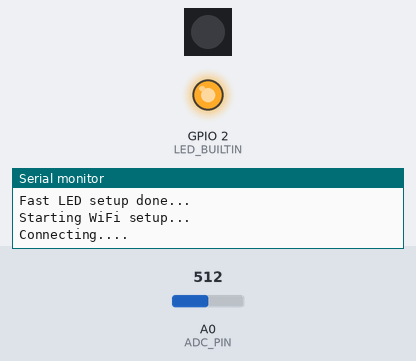
Simulated run of this program. Board: ESP8266 (NodeMCU). Shown: 1 RGB LEDs in strip order, left to right, output pins drawn as LEDs (lit = HIGH, except the on-board LED, lit = LOW), the last lines printed to the serial monitor. Inputs (shaded band) come from the test bench; at power-on: A0 (ADC_PIN) = 512. Dim RGB values are drawn brighter than linear; WiFi joins after 1.5 s; servers stay silent unless stated.

Above: at 0.1 s.
At 1.1 s:
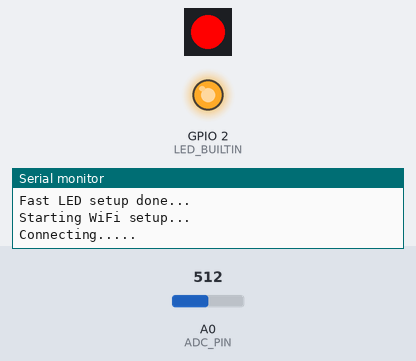
At 4.1 s:
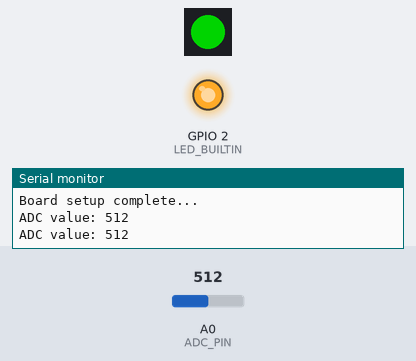
Timing chart, 0 to 5.6 s (numbered marks = the images above):
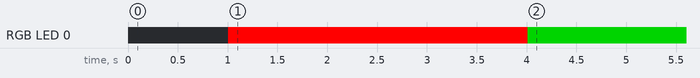

The program:

main.cpp
```cpp
#include <Arduino.h>
#include <FastLED.h>
#include <ESP8266WiFi.h>
#include <PubSubClient.h>

// -----Pin Assignments-----
#define ADC_PIN A0 // Pin A0 of the Wemos D1 Mini will be used as an ADC.
#define LED_PIN 4  // Pin D4 will be used to control a single NEO-Pixel LED.

// -----Global variables-----
const bool SHOULD_PRINT_DEBUG = true; // If true, debug values can be printed to the console via the serial interface.
#define NUM_LEDS 1                    // Number of Neo-pixel LEDs to use
CRGB leds[NUM_LEDS];                  // Define LED array that will be used to control an indicator LED.

// -----Network setup-----
WiFiClient espClient;
const char *ssid = "ssid here";
const char *password = "password here";
const char *mqtt_server = "ip address here";
const String hostName = "unique hostname here";

// -----MQTT setup-----
PubSubClient client(espClient);
unsigned long lastMsg = 0;
#define MSG_BUFFER_SIZE (50)
char msg[MSG_BUFFER_SIZE];
int value = 0;

// -----Declerations-----
void Callback(char *topic, byte *payload, unsigned int length);
void SerialSetup(int baudRate);
void SerialPrintDebug(String s);
void SerialPrintLineDebug(String s);
void TestAdc(int sleepTime, uint8_t adcReadPin);
void SetupIndicatorLed();
void SetIndicatorLedColour(CRGB colour);
void SetupWiFi();
void Reconnect();
void GetWifiHeartbeat();
String IpAddressToString(const IPAddress &ipAddress);

/**
 * The Wemos D1 mini is setup using this code block
 *
 * @return void
 */
void setup()
{
  // Setup serial communication
  SerialSetup(115200);

  // Setup LED indicator
  SetupIndicatorLed();

  // Setup Networking
  pinMode(LED_BUILTIN, OUTPUT);
  SetupWiFi();

  SerialPrintLineDebug("Board setup complete...");
}

/**
 * Main loop
 *
 * @return void
 */
void loop()
{
  TestAdc(2000, ADC_PIN);
  GetWifiHeartbeat();
}

/**
 * Setup the serial interface of the board to the specified baudrate.
 *
 * @param baudRate The baudrate to use.
 * @return void
 */
void SerialSetup(int baudRate)
{
  Serial.begin(baudRate);
  SerialPrintLineDebug("");
  SerialPrintLineDebug("Serial setup done...");
}

/**
 * Prints a string to the console.
 * A global debug flag is checked to determine if output should be generated.
 *
 * @param s The string that will be printed to the console
 * @return void
 */
void SerialPrintDebug(String s)
{
  if (SHOULD_PRINT_DEBUG)
    Serial.print(s);
}

/**
 * Prints a string to the console and appends a new line.
 * A global debug flag is checked to determine if output should be generated.
 *
 * @param s The string that will be printed to the console
 * @return void
 */
void SerialPrintLineDebug(String s = "")
{
  if (SHOULD_PRINT_DEBUG)
    Serial.println(s);
}

/**
 * Take an ADC measurement for the given pin, display the value and sleep for a given time.
 *
 * @param sleepTime sleep time in ms after reading and printing result
 * @param adcReadPin Pin on the Wemos D1 mini to read
 * @return void
 */
void TestAdc(int sleepTime, uint8_t adcReadPin)
{
  int adcValue = analogRead(adcReadPin);
  SerialPrintLineDebug("ADC value: " + String(adcValue));
  delay(sleepTime);
}

/**
 * Setup the Neo-Pixel LED indicator.
 *
 * @return void
 */
void SetupIndicatorLed()
{
  SerialPrintLineDebug("Setup Fast LED in order GRB...");
  FastLED.addLeds<WS2812B, LED_PIN, GRB>(leds, NUM_LEDS);
  SetIndicatorLedColour(CRGB::Black);
  SerialPrintLineDebug("Fast LED setup done...");
}

/**
 * Set the colour of the connected LED indicator as specified.
 *
 * @param colour Set the indicator to colour (CRGB::<Colour here)
 * @return void
 */
void SetIndicatorLedColour(CRGB colour)
{
  leds[0] = colour;
  FastLED.show();
}

/**
 * Setup the WiFi connection for the Wemos D1 mini.
 *
 * @return void
 */
void SetupWiFi()
{
  SerialPrintLineDebug("Starting WiFi setup...");

  WiFi.disconnect();
  WiFi.mode(WIFI_STA);
  WiFi.hostname(hostName.c_str());
  WiFi.begin(ssid, password);

  SerialPrintDebug("Connecting...");

  while (WiFi.status() != WL_CONNECTED)
  {
    SerialPrintDebug(".");
    delay(1000);
    SetIndicatorLedColour(CRGB::Red);
  }

  // Persist WiFi connection details
  WiFi.persistent(true);

  //  Print out connection details
  SerialPrintLineDebug();
  SerialPrintLineDebug("WiFi connection established...");
  SerialPrintDebug("IP address:\t");
  SerialPrintLineDebug(IpAddressToString(WiFi.localIP()));
}

/**
 * Update the indicator LED based on the status of the WiFi connection
 *
 * @return void
 */
void GetWifiHeartbeat()
{
  if (WiFi.status() != WL_CONNECTED)
  {
    SetIndicatorLedColour(CRGB::Red);
  }
  else
  {
    SetIndicatorLedColour(CRGB::Green);
  }
}

// TODO: MQTT
void Callback(char *topic, byte *payload, unsigned int length)
{
}

// TODO: MQTT
void Reconnect()
{
}

/**
 * Prints out an IP address in the format xxx.xxx.xxx.xxx
 * @param ipAddress The IP Address to print
 * @return void
 */
String IpAddressToString(const IPAddress &ipAddress)
{
  if (!ipAddress.isSet())
  {
    return "No ip address set";
  }

  return String(ipAddress[0]) + String(".") +
         String(ipAddress[1]) + String(".") +
         String(ipAddress[2]) + String(".") +
         String(ipAddress[3]);
}
```

Measured:
- by itself, RGB LED 0: off → RGB(255, 0, 0) at 1.0 s, → RGB(0, 128, 0) 3.0 s later
